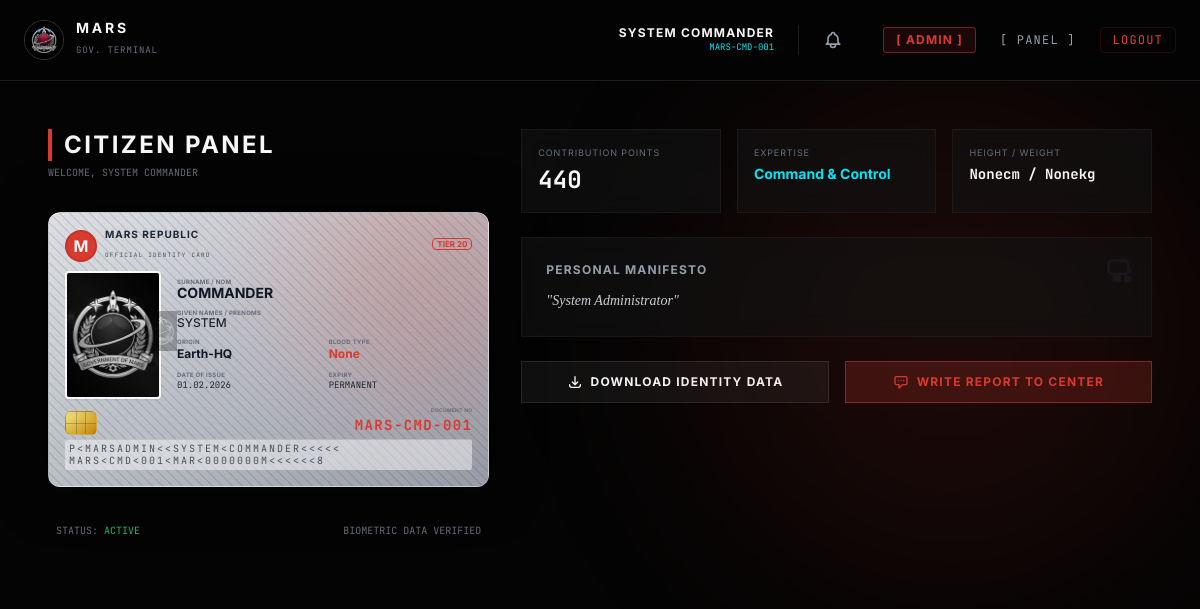
The app's page /dashboard (signed in) with its own data.
### models.py (models this page shows, shortened)
class Citizen(UserMixin, db.Model):
    __tablename__ = 'citizen'
    id = db.Column(db.Integer, primary_key=True)
    username = db.Column(db.String(150), unique=True, nullable=False)
    email = db.Column(db.String(150), unique=True, nullable=False)
    password_hash = db.Column(db.String(255), nullable=False)
    full_name = db.Column(db.String(150))
    origin = db.Column(db.String(50))
    image_file = db.Column(db.String(100), nullable=False, default='default_citizen.jpg')
    height = db.Column(db.String(10))
    weight = db.Column(db.String(10))
    blood_type = db.Column(db.String(10))
    education = db.Column(db.String(100))
    specialty = db.Column(db.String(100))
    manifesto = db.Column(db.Text)
    citizenship_id = db.Column(db.String(30), unique=True, nullable=True)
    tier = db.Column(db.Integer, default=0)
    status = db.Column(db.String(20), default="PENDING")
    contribution_score = db.Column(db.Integer, default=0)
    timestamp = db.Column(db.DateTime, default=datetime.utcnow)
    decrees = db.relationship('Decree', backref='author', lazy=True)

### app.py (the view)
@app.route('/dashboard')
@login_required
def dashboard():
    return render_template('dashboard.html', user=current_user)

### app.py (called while the page is built)
@app.context_processor
def inject_tiers():
    return dict(tier_names=TIER_NAMES)

@login_manager.user_loader
def load_user(user_id):
    return Citizen.query.get(int(user_id))

@app.context_processor
def inject_notifications():
    if current_user.is_authenticated:
        unread_count = Notification.query.filter_by(user_id=current_user.id, is_read=False).count()
        return dict(unread_count=unread_count)
    return dict(unread_count=0)

### templates/dashboard.html (shortened to what this page needs)
{% extends "layout.html" %}
{% block content %}
<div class="min-h-screen bg-[#050505] p-6 lg:p-12 relative overflow-hidden">
    <div class="absolute top-0 right-0 w-[500px] h-[500px] bg-mars-red/10 rounded-full blur-[100px] pointer-events-none"></div>
    <div class="max-w-7xl mx-auto grid grid-cols-1 lg:grid-cols-12 gap-8">
        <div class="lg:col-span-5 space-y-8">
            <div class="mb-4">
                <h2 class="text-2xl font-bold text-white uppercase tracking-widest flex items-center gap-3">
                    <span class="w-1 h-8 bg-mars-red"></span>
                    CITIZEN PANEL
                </h2>
                <p class="text-[10px] text-gray-500 font-mono mt-1">WELCOME, {{ user.full_name.upper() }}</p>
            </div>
            <div class="relative w-full max-w-[450px] aspect-[1.58/1] rounded-xl overflow-hidden shadow-[0_0_50px_rgba(0,0,0,0.5)] group perspective-1000">
                <div class="absolute inset-0 bg-gradient-to-br from-gray-200 to-gray-400 rounded-xl p-4 flex flex-col justify-between border border-white/20 relative overflow-hidden">
                    <div class="absolute inset-0 opacity-10 pointer-events-none"
                         style="background-image: repeating-linear-gradient(45deg, #000 0, #000 1px, transparent 0, transparent 50%); background-size: 10px 10px;"></div>
                    <div class="absolute right-0 top-0 w-64 h-64 bg-mars-red/20 rounded-full blur-3xl -mr-16 -mt-16"></div>
                    <div class="flex justify-between items-start z-10">
                        <div class="flex items-center gap-2">
                            <div class="w-8 h-8 bg-mars-red rounded-full flex items-center justify-center text-white font-bold border-2 border-black/10">M</div>
                            <div>
                                <h3 class="text-[10px] font-bold text-gray-800 uppercase leading-none tracking-widest">MARS REPUBLIC</h3>
                                <span class="text-[6px] text-gray-600 font-mono tracking-[0.2em] uppercase">Official Identity Card</span>
                            </div>
                        </div>
                        <div class="text-right">
                            <span class="text-[8px] font-bold text-mars-red border border-mars-red px-1 rounded uppercase">
                                TIER {{ user.tier }}
                            </span>
                        </div>
                    </div>
                    <div class="flex gap-4 mt-2 z-10 items-center">
                        <div class="relative group/photo">
                            <div class="w-24 h-32 bg-gray-300 rounded border-2 border-white shadow-sm overflow-hidden relative">
                                <img src="{{ url_for('static', filename='profile_pics/' + user.image_file) }}" class="w-full h-full object-cover grayscale contrast-125">
                            </div>
                            <div class="absolute -right-4 top-10 w-8 h-10 overflow-hidden opacity-30 mix-blend-multiply pointer-events-none">
                                <img src="{{ url_for('static', filename='profile_pics/' + user.image_file) }}" class="w-full h-full object-cover grayscale">
                            </div>
                        </div>
                        <div class="flex-grow space-y-2">
                            <div>
                                <label class="block text-[6px] text-gray-500 uppercase font-bold tracking-wider">Surname / Nom</label>
                                <div class="text-sm font-bold text-gray-900 uppercase font-sans leading-none">{{ user.full_name.split()[-1] }}</div>
                            </div>
                            <div>
                                <label class="block text-[6px] text-gray-500 uppercase font-bold tracking-wider">Given Names / Prenoms</label>
                                <div class="text-xs font-medium text-gray-800 uppercase font-sans leading-none">{{ ' '.join(user.full_name.split()[:-1]) }}</div>
                            </div>
                            <div class="grid grid-cols-2 gap-2">
                                <div>
                                    <label class="block text-[6px] text-gray-500 uppercase font-bold tracking-wider">Origin</label>
                                    <div class="text-xs font-bold text-gray-900">{{ user.origin }}</div>
                                </div>
                                <div>
                                    <label class="block text-[6px] text-gray-500 uppercase font-bold tracking-wider">Blood Type</label>
                                    <div class="text-xs font-bold text-mars-red">{{ user.blood_type }}</div>
                                </div>
                            </div>
                            <div class="grid grid-cols-2 gap-2">
                                <div>
                                    <label class="block text-[6px] text-gray-500 uppercase font-bold tracking-wider">Date of Issue</label>
                                    <div class="text-[9px] font-mono text-gray-800">{{ user.timestamp.strftime('%d.%m.%Y') }}</div>
                                </div>
                                <div>
                                    <label class="block text-[6px] text-gray-500 uppercase font-bold tracking-wider">Expiry</label>
                                    <div class="text-[9px] font-mono text-gray-800">PERMANENT</div>
                                </div>
                            </div>
                        </div>
                    </div>
                    <div class="mt-2 z-10">
                        <div class="flex justify-between items-end mb-1">
                            <div class="w-8 h-6 bg-gradient-to-br from-yellow-200 to-yellow-600 rounded-md border border-yellow-700/30 flex items-center justify-center relative overflow-hidden shadow-inner">
                                <div class="absolute w-full h-[1px] bg-black/20 top-1/2"></div>
                            </div>
                            <div class="text-right">
                                <label class="block text-[5px] text-gray-500 uppercase font-bold tracking-wider">Document No</label>
                                <div class="text-sm font-bold text-mars-red font-mono tracking-widest">{{ user.citizenship_id or 'PENDING' }}</div>
                            </div>
                        </div>
                        <div class="bg-white/50 p-1 rounded-sm border-t border-black/10">
                            <p class="font-mono text-[10px] leading-none text-gray-600 tracking-[2px] uppercase truncate">
                                P&lt;MARS{{ user.username }}&lt;&lt;{{ user.full_name.replace(' ', '<') }}&lt;&lt;&lt;&lt;&lt;
                            </p>
                            <p class="font-mono text-[10px] leading-none text-gray-600 tracking-[2px] uppercase truncate mt-0.5">
                                {{ user.citizenship_id.replace('-', '<') if user.citizenship_id else 'UNKNOWN' }}&lt;MAR&lt;0000000M&lt;&lt;&lt;&lt;&lt;&lt;8
                            </p>
                        </div>
                    </div>
                </div>
            </div>
            <div class="flex justify-between items-center text-[10px] text-gray-500 font-mono px-2">
                <span>STATUS: <span class="text-green-500">ACTIVE</span></span>
                <span class="animate-pulse">BIOMETRIC DATA VERIFIED</span>
            </div>
        </div>
        <div class="lg:col-span-7 space-y-6">
            <div class="grid grid-cols-2 md:grid-cols-3 gap-4">
                <div class="glass-panel p-4 border border-white/5">
                    <h4 class="text-[9px] text-gray-500 uppercase tracking-widest mb-1">Contribution Points</h4>
                    <div class="text-2xl font-bold text-white font-mono">{{ user.contribution_score }}</div>
                </div>
                <div class="glass-panel p-4 border border-white/5">
                    <h4 class="text-[9px] text-gray-500 uppercase tracking-widest mb-1">Expertise</h4>
                    <div class="text-sm font-bold text-mars-cyan truncate">{{ user.specialty }}</div>
                </div>
                <div class="glass-panel p-4 border border-white/5">
                    <h4 class="text-[9px] text-gray-500 uppercase tracking-widest mb-1">Height / Weight</h4>
                    <div class="text-sm font-bold text-white font-mono">{{ user.height }}cm / {{ user.weight }}kg</div>
                </div>
            </div>
            <div class="glass-panel p-6 border border-white/5 relative">
                <h3 class="text-xs font-bold text-gray-400 uppercase tracking-widest mb-3">Personal Manifesto</h3>
                <p class="text-sm text-gray-300 font-serif italic leading-relaxed">
                    "{{ user.manifesto }}"
                </p>
                <div class="absolute top-4 right-4 text-gray-700 opacity-20">
                </div>
            </div>
            <div class="grid grid-cols-1 md:grid-cols-2 gap-4">
                <a href="{{ url_for('download_id_data') }}" class="group py-3 bg-white/5 border border-white/10 text-white text-xs font-bold uppercase tracking-widest hover:bg-white/10 transition-colors flex items-center justify-center gap-2 text-center decoration-0">
                    <svg class="w-4 h-4 group-hover:scale-110 transition-transform" fill="none" viewBox="0 0 24 24" stroke="currentColor">
                        <path stroke-linecap="round" stroke-linejoin="round" stroke-width="2" d="M4 16v1a3 3 0 003 3h10a3 3 0 003-3v-1m-4-4l-4 4m0 0l-4-4m4 4V4" />
                    </svg>
                    Download Identity Data
                </a>
                <button onclick="openFeedbackModal()" class="group py-3 bg-mars-red/20 border border-mars-red/50 text-mars-red text-xs font-bold uppercase tracking-widest hover:bg-mars-red hover:text-black transition-colors flex items-center justify-center gap-2 text-center decoration-0">
                    <svg class="w-4 h-4 group-hover:animate-ping" fill="none" viewBox="0 0 24 24" stroke="currentColor">
                        <path stroke-linecap="round" stroke-linejoin="round" stroke-width="2" d="M8 10h.01M12 10h.01M16 10h.01M9 16H5a2 2 0 01-2-2V6a2 2 0 012-2h14a2 2 0 012 2v8a2 2 0 01-2 2h-5l-5 5v-5z"/>
                    </svg>
                    Write Report to Center
                </button>
            </div>
        </div>
    </div>
</div>
{% endblock %}

### templates/layout.html (shortened to what this page needs)
<!DOCTYPE html>
<html lang="en">
<head>
    <script src="https://cdn.tailwindcss.com"></script>
</head>
<body class="bg-mars-black text-mars-platinum min-h-screen flex flex-col relative selection:bg-mars-red selection:text-white">
    <nav class="border-b border-white/10 bg-[#050505]/90 backdrop-blur-md sticky top-0 z-40">
        <div class="max-w-[1800px] mx-auto px-6 h-20 flex justify-between items-center">
           <a href="{{ url_for('index') }}" class="flex items-center gap-3 group">
    <div class="w-10 h-10 border border-white/20 rounded-full flex items-center justify-center relative overflow-hidden group-hover:border-mars-red transition-colors duration-500">
        <img src="{{ url_for('static', filename='img/logo.png') }}"
             alt="Mars Logo"
             class="w-full h-full object-cover">
    </div>
    <div>
        <h1 class="font-bold text-sm tracking-[0.2em] text-white leading-none group-hover:text-mars-red transition-colors">MARS</h1>
        <span class="text-[9px] text-gray-500 font-mono tracking-widest">GOV. TERMINAL</span>
    </div>
</a>
            <div class="flex items-center gap-6">
                {% if current_user.is_authenticated %}
                    <div class="text-right hidden md:block border-r border-white/10 pr-6">
                        <div class="text-white font-bold text-xs uppercase tracking-widest flex items-center justify-end gap-2">
                            {{ current_user.full_name }}
                        </div>
                        <div class="text-mars-cyan text-[9px] font-mono">{{ current_user.citizenship_id }}</div>
                    </div>
<a href="{{ url_for('notifications') }}" class="relative group mr-4">
                    </a>
                    {% if current_user.tier >= 9 %}
                        <a href="{{ url_for('admin_panel') }}" class="text-mars-red font-bold text-xs tracking-widest hover:text-white transition-colors border border-mars-red/50 px-3 py-1 rounded bg-mars-red/10 animate-pulse hover:bg-mars-red hover:animate-none">
                            [ ADMIN ]
                        </a>
                    {% endif %}
                    <a href="{{ url_for('dashboard') }}" class="text-gray-400 hover:text-white text-xs font-mono tracking-widest transition-colors">
                        [ PANEL ]
                    </a>
                    <a href="{{ url_for('logout') }}" class="text-red-500 hover:text-red-400 text-xs font-mono tracking-widest transition-colors border border-red-900/30 px-3 py-1 rounded hover:bg-red-900/20">
                        LOGOUT
                    </a>
                {% else %}
                    <a href="{{ url_for('login') }}" class="text-sm font-bold text-white hover:text-mars-cyan transition-colors tracking-wider">LOGIN</a>
                    <a href="{{ url_for('apply') }}" class="bg-white text-black px-5 py-2 text-xs font-bold tracking-widest hover:bg-mars-cyan transition-colors">APPLY</a>
                {% endif %}
            </div>
        </div>
    </nav>
    <main class="flex-grow">
        {% block content %}{% endblock %}
    </main>
</body>
</html>

### templates/layout.html (style rules this page uses)
.glass-panel { background: rgba(20, 20, 20, 0.6); backdrop-filter: blur(12px); -webkit-backdrop-filter: blur(12px); border: 1px solid rgba(255, 255, 255, 0.08); }
body { background-color: #050505; background-image: linear-gradient(rgba(255, 255, 255, 0.03) 1px, transparent 1px), linear-gradient(90deg, rgba(255, 255, 255, 0.03) 1px, transparent 1px); background-size: 50px 50px; }

### records on screen
Citizen: full_name "SYSTEM COMMANDER", citizenship_id "MARS-CMD-001", tier "20", image_file (picture), full_name "COMMANDER", full_name "SYSTEM", origin "Earth-HQ", blood_type "None", timestamp "01.02.2026", citizenship "MARS-CMD-001", username "ADMIN", full_name.replace "SYSTEM<COMMANDER", contribution_score "440", specialty "Command & Control", height "None", weight "None", manifesto "System Administrator"
